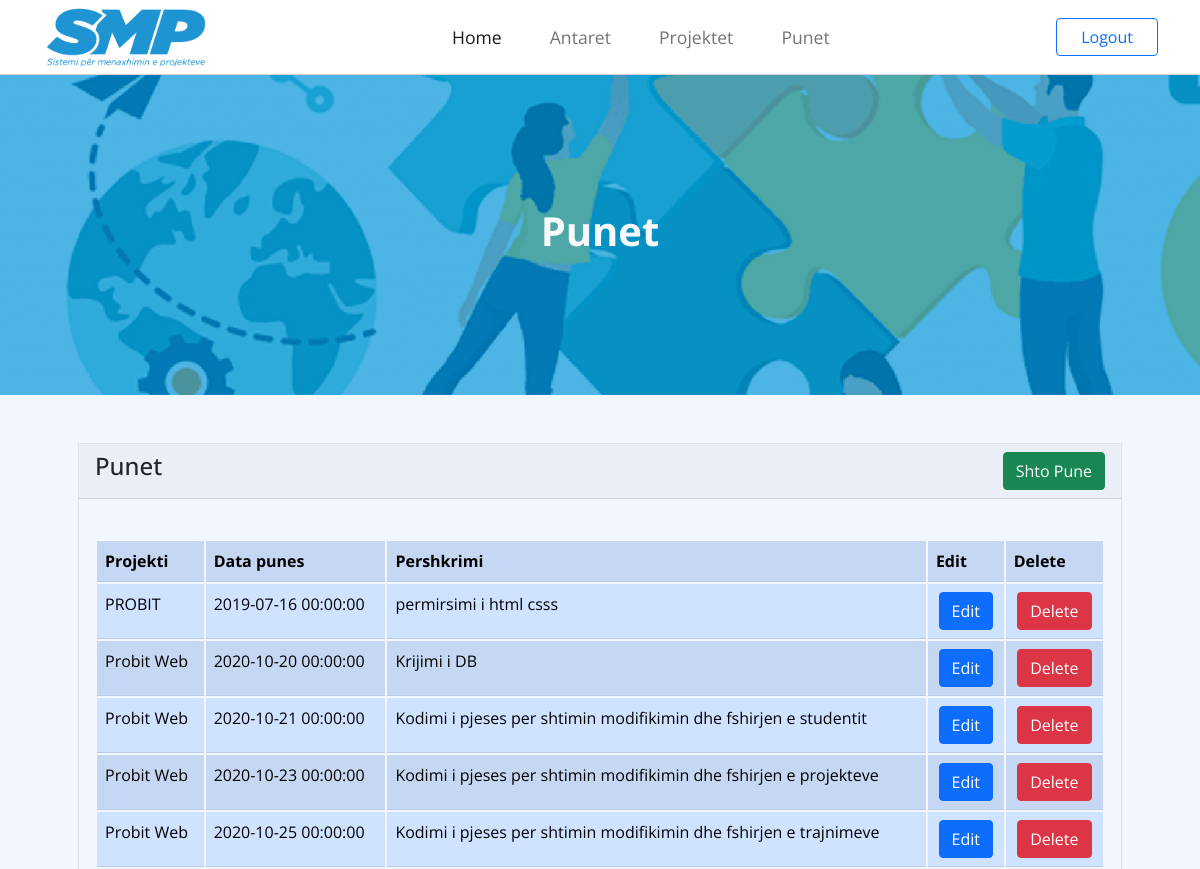
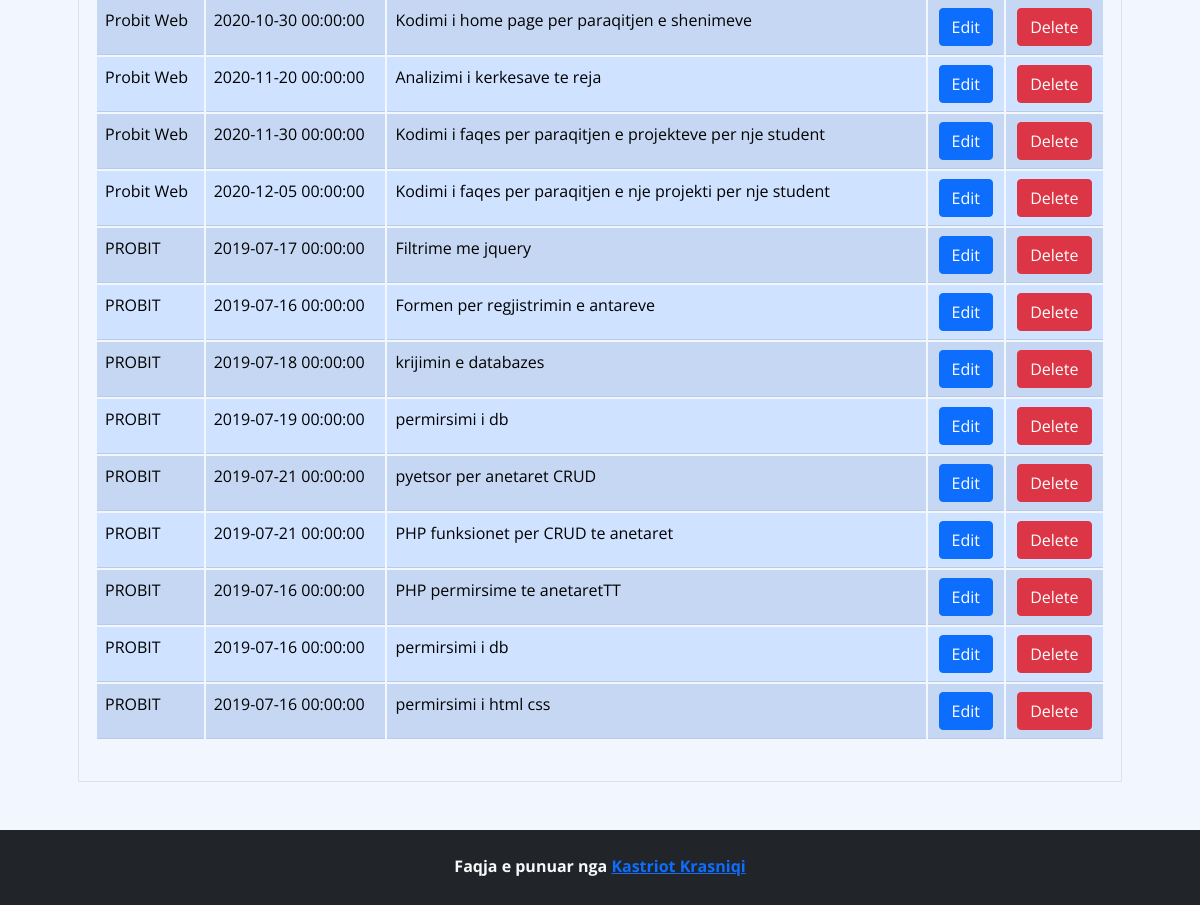
Page /punet.php (signed in) on the committed database (2 pictures, top to bottom).
### tables this page shows
CREATE TABLE `punet` (
  `punaid` int(11) NOT NULL,
  `antariid` int(11) NOT NULL,
  `projektiid` int(11) DEFAULT NULL,
  `data` datetime NOT NULL,
  `pershkrimi` text DEFAULT NULL
);

CREATE TABLE `projektet` (
  `projektiid` int(11) NOT NULL,
  `emri` varchar(50) NOT NULL,
  `pershkrimi` text DEFAULT NULL,
  `datafillimit` date NOT NULL,
  `datambarimit` date NOT NULL
);

### inc/sqlfunctions.php (called while the page is built, shortened)
<?php
    function connection(){
    $conn=mysqli_connect('localhost','root','','smp');
    return $conn;
}
    function merrPunet(){
        $conn=connection();
        $sql="SELECT p.punaid, pr.emri,p.data,p.pershkrimi FROM projektet pr INNER JOIN punet p ON pr.projektiid=p.projektiid";
         $result=mysqli_query($conn,$sql);
         return $result;
    }
?>

### punet.php (the view, shortened to what this page needs)
<?php include './inc/sqlfunctions.php'; ?>
<!DOCTYPE html>
<html lang="en">
<head>
    <link rel="stylesheet" href="https://cdnjs.cloudflare.com/ajax/libs/font-awesome/6.0.0-beta3/css/all.min.css" />
    <link rel="stylesheet" href="https://cdn.jsdelivr.net/npm/bootstrap@5.0.2/dist/css/bootstrap.min.css"
 />
    <link rel="stylesheet" href="styles/index.css" />
</head>
<body>
    <?php include './inc/header.php'; ?>
    <div class="banner d-flex align-items-center justify-content-center">
        <h1 class="text-light fw-bold">
            Punet
        </h1>
    </div>
    <section class="antaret">
        <div class="container p-5 ">
            <div class="kard  border ">
                <div class="card-header d-flex justify-content-between ">
                    <h4>Punet</h4>
                    <?php if(isset($_SESSION['roli'])):
                    if($_SESSION['roli'] == 1):  ?>
                    <a href="shto_modifikoPunet.php" class="btn btn-success ">Shto Pune</a>
                    <?php endif; endif; ?>
                </div>
                <div class="card-body">
                    <table class="table table-primary  table-striped my-4">
                        <tr>
                            <th>Projekti </th>
                            <th>Data punes</th>
                            <th>Pershkrimi</th>
                            <?php if(isset($_SESSION['roli'])):
                    if($_SESSION['roli'] == 1):  ?>
                            <th>Edit</th>
                            <th>Delete</th>
                            <?php endif; endif; ?>
                        </tr>
                        <?php $result=merrPunet(); ?>
                        <?php while($row=mysqli_fetch_assoc($result)): ?>
                        <tr>
                            <td><?php echo $row['emri'] ?></td>
                            <td> <?php echo $row['data'] ?></td>
                            <td><?php echo $row['pershkrimi'] ?></td>
                            <?php if(isset($_SESSION['roli'])):
                    if($_SESSION['roli'] == 1):  ?>
                            <td class="text-center"><a class="btn btn-primary "
                                    href="shto_modifikoPunet.php?editpuna=<?php echo $row['punaid'] ?>">Edit</a>
                            </td>
                            <td class="text-center"><a class="btn btn-danger   "
                                    href="shto_modifikoPunet.php?deletepuna=<?php echo $row['punaid']?>">Delete</a>
                            </td>
                            <?php endif; endif; ?>
                        </tr>
                        <?php endwhile; ?>
                    </table>
                </div>
            </div>
        </div>
    </section>
    <?php include './inc/footer.php'; ?>
</body>
</html>

### styles/index.css (style rules this page uses)
table { border-collapse: separate; }

### styles/header.css (style rules this page uses)
body { font-family: "Open Sans", sans-serif; }
.banner { background: url("../img/banner1.png"); background-size: cover; height: 320px; }

### punet.php (style rules this page uses)
.antaret { background-color: #f2f6ff; }

### rows in the picture
punet: projektiid.emri "PROBIT", data "2019-07-16 00:00:00", pershkrimi "permirsimi i html csss"
punet: projektiid.emri "Probit Web", data "2020-10-20 00:00:00", pershkrimi "Krijimi i DB"
punet: projektiid.emri "Probit Web", data "2020-10-21 00:00:00", pershkrimi "Kodimi i pjeses per shtimin modifikimin dhe fshirjen e studentit"
punet: projektiid.emri "Probit Web", data "2020-10-23 00:00:00", pershkrimi "Kodimi i pjeses per shtimin modifikimin dhe fshirjen e projekteve"
punet: projektiid.emri "Probit Web", data "2020-10-25 00:00:00", pershkrimi "Kodimi i pjeses per shtimin modifikimin dhe fshirjen e trajnimeve"
punet: projektiid.emri "Probit Web", data "2020-10-30 00:00:00", pershkrimi "Kodimi i home page per paraqitjen e shenimeve"
punet: projektiid.emri "Probit Web", data "2020-11-20 00:00:00", pershkrimi "Analizimi i kerkesave te reja"
punet: projektiid.emri "Probit Web", data "2020-11-30 00:00:00", pershkrimi "Kodimi i faqes per paraqitjen e projekteve per nje student"
punet: projektiid.emri "Probit Web", data "2020-12-05 00:00:00", pershkrimi "Kodimi i faqes per paraqitjen e nje projekti per nje student"
punet: projektiid.emri "PROBIT", data "2019-07-17 00:00:00", pershkrimi "Filtrime me jquery"
punet: projektiid.emri "PROBIT", data "2019-07-16 00:00:00", pershkrimi "Formen per regjistrimin e antareve"
punet: projektiid.emri "PROBIT", data "2019-07-18 00:00:00", pershkrimi "krijimin e databazes"
punet: projektiid.emri "PROBIT", data "2019-07-19 00:00:00", pershkrimi "permirsimi i db"
punet: projektiid.emri "PROBIT", data "2019-07-21 00:00:00", pershkrimi "pyetsor per anetaret CRUD"
punet: projektiid.emri "PROBIT", data "2019-07-21 00:00:00", pershkrimi "PHP funksionet per CRUD te anetaret"
punet: projektiid.emri "PROBIT", data "2019-07-16 00:00:00", pershkrimi "PHP permirsime te anetaretTT"
punet: projektiid.emri "PROBIT", data "2019-07-16 00:00:00", pershkrimi "permirsimi i db"
punet: projektiid.emri "PROBIT", data "2019-07-16 00:00:00", pershkrimi "permirsimi i html css"
